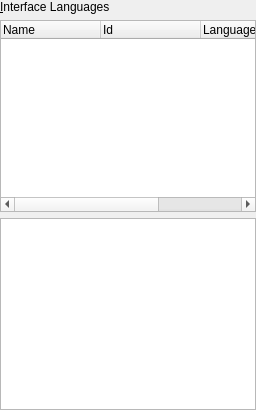
<ui version="4.0">
 <comment>
 VPox frontends: Qt GUI ("VirtualPox"):

 Copyright (C) 2008-2020 Oracle Corporation

 This file is part of VirtualPox Open Source Edition (OSE), as
 available from http://www.virtualpox.org. This file is free software;
 you can redistribute it and/or modify it under the terms of the GNU
 General Public License (GPL) as published by the Free Software
 Foundation, in version 2 as it comes in the "COPYING" file of the
 VirtualPox OSE distribution. VirtualPox OSE is distributed in the
 hope that it will be useful, but WITHOUT ANY WARRANTY of any kind.
 </comment>
 <class>UIGlobalSettingsLanguage</class>
 <widget class="QWidget" name="UIGlobalSettingsLanguage">
  <layout class="QGridLayout">
   <property name="margin">
    <number>0</number>
   </property>
   <item row="0" column="0">
    <widget class="QILabelSeparator" native="1" name="m_pLanguageLabel">
     <property name="text">
      <string>&amp;Interface Languages</string>
     </property>
     <property name="buddy">
      <cstring>m_pLanguageTree</cstring>
     </property>
    </widget>
   </item>
   <item row="1" column="0">
    <widget class="QITreeWidget" name="m_pLanguageTree">
     <property name="whatsThis">
      <string>Lists all available user interface languages. The effective language is written in &lt;b>bold&lt;/b>. Select &lt;i>Default&lt;/i> to reset to the system default language.</string>
     </property>
     <property name="rootIsDecorated">
      <bool>false</bool>
     </property>
     <column>
      <property name="text">
       <string>Name</string>
      </property>
     </column>
     <column>
      <property name="text">
       <string>Id</string>
      </property>
     </column>
     <column>
      <property name="text">
       <string>Language</string>
      </property>
     </column>
     <column>
      <property name="text">
       <string>Author</string>
      </property>
     </column>
    </widget>
   </item>
   <item row="2" column="0">
    <widget class="QIRichTextLabel" name="m_pLanguageInfo"/>
   </item>
  </layout>
 </widget>
 <customwidgets>
  <customwidget>
   <class>QITreeWidget</class>
   <extends>QTreeWidget</extends>
   <header>QITreeWidget.h</header>
  </customwidget>
  <customwidget>
   <class>QIRichTextLabel</class>
   <extends>QTextEdit</extends>
   <header>QIRichTextLabel.h</header>
  </customwidget>
  <customwidget>
   <class>QILabelSeparator</class>
   <extends>QLabel</extends>
   <header>QILabelSeparator.h</header>
  </customwidget>
 </customwidgets>
 <resources/>
 <connections/>
</ui>
